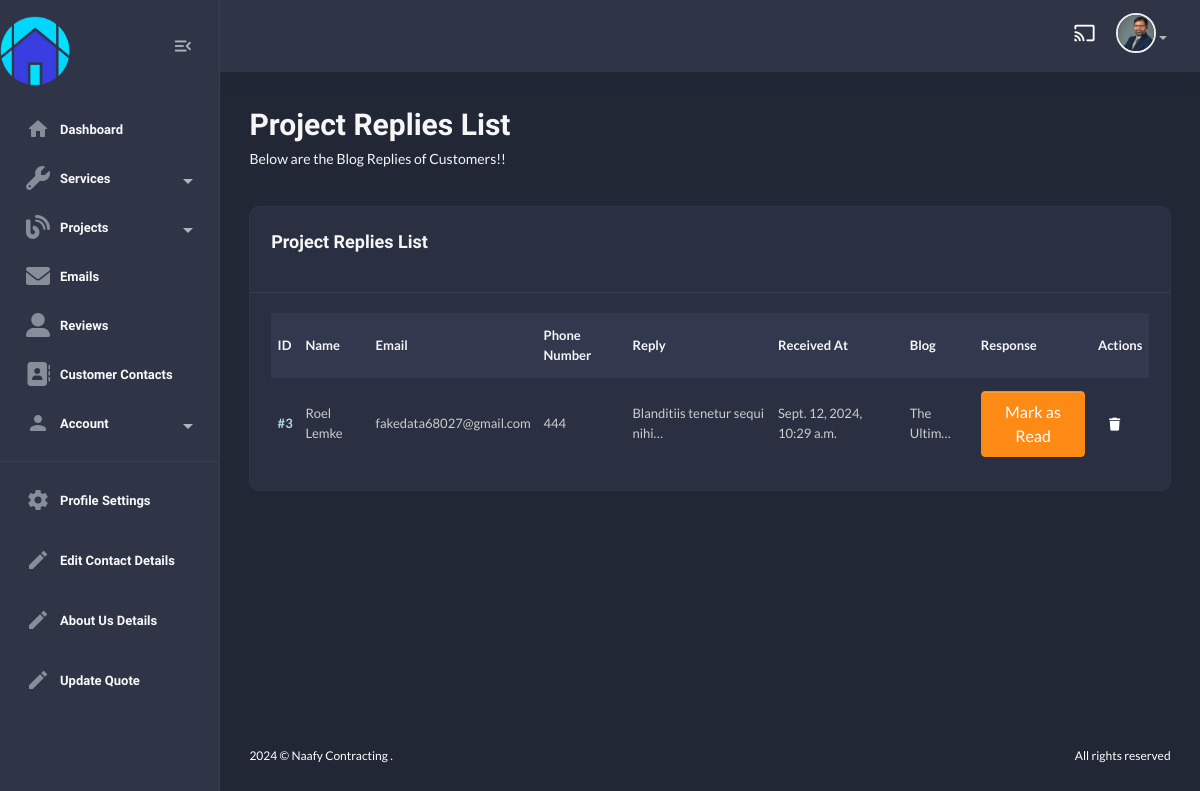
Before: /useradmin/blog-replies/ (signed in) with the older database file.
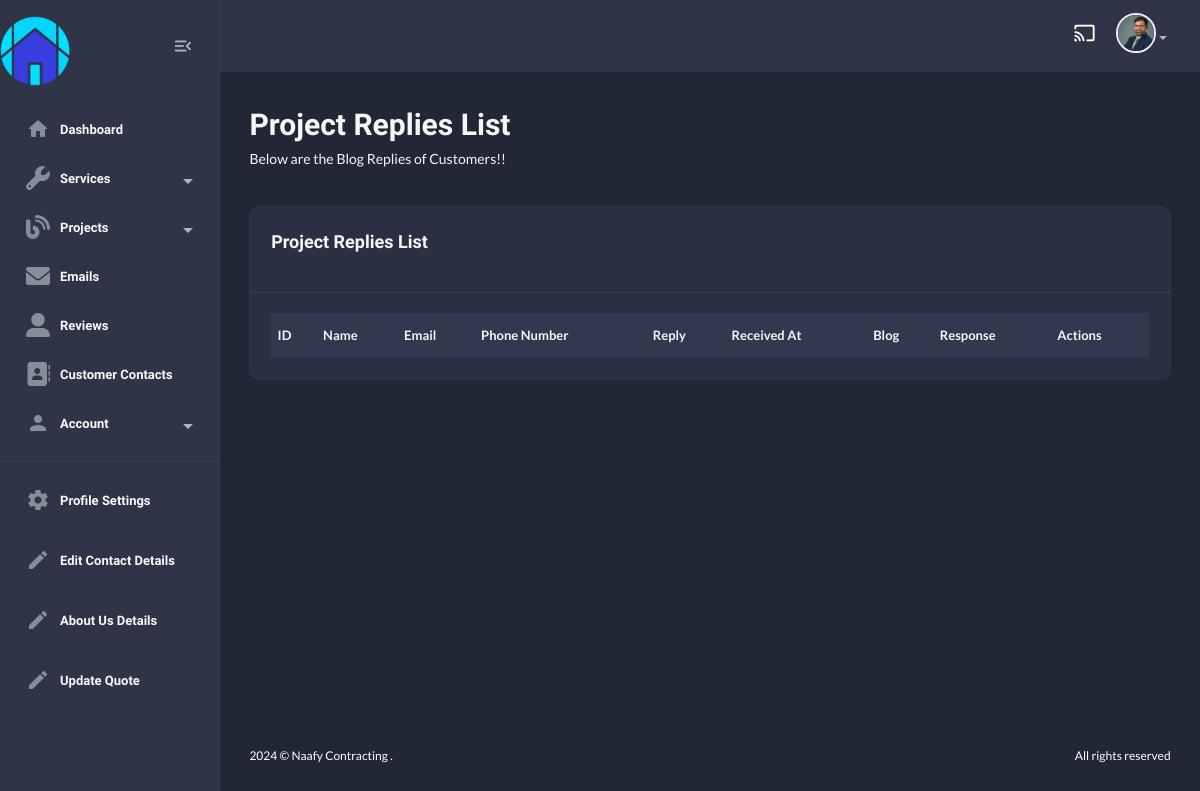
After: the same page with the newer database file.
### blog/models.py (models this page shows, shortened)
class BlogReply(models.Model):
    blog = models.ForeignKey(Blog, on_delete=models.CASCADE)
    name = models.CharField(max_length=100)
    email = models.EmailField(max_length=254)  # Removed unique=True
    phone_no = models.CharField(max_length=15)  # Changed to CharField
    reply = models.TextField()
    sent_at = models.DateTimeField(auto_now_add=True)
    response = models.BooleanField(default=False)

class Blog(models.Model):
    title = models.CharField(max_length=500)
    content = models.TextField()
    image = models.ImageField(upload_to='blog/', blank=True, null=True)
    slug = models.SlugField(unique=True, blank=True)
    quotes = models.CharField(max_length=500, default="You Have the Power To Change the World!")
    created_at = models.DateTimeField(auto_now_add=True)
    updated_at = models.DateTimeField(auto_now=True)
    latest = models.BooleanField(default=False)
    class Meta:
        verbose_name_plural = "Blogs"

### useradmin/views.py (the view)
# urls.py: path("blog-replies/", views.blog_reply_list, name="blog-reply-list"),
@login_required
def blog_reply_list(request):
    replies = BlogReply.objects.all()
    return render(request, "useradmin/blog-reply-list.html", {"replies":replies})

### home/context_processors.py (called while the page is built)
def default(request):
    contact_details = ContactDetails.objects.first()
    return {
        "contact_details" : contact_details,
    }

### templates/useradmin/blog-reply-list.html (shortened to what this page needs)
{% extends "useradmin/base.html" %}
    {% load static %}
        {% block content %}
            <section class="content-main">
                <div class="content-header">
                    <div>
                        <h2 class="content-title card-title">Project Replies List</h2>
                        <p>Below are the Blog Replies of Customers!!</p>
                    </div>
                </div>
                <div class="card mb-4">
                    <header class="card-header">
                        <h4 class="card-title">Project Replies List</h4>
                    </header>
                    <div class="card-body">
                        <div class="table-responsive">
                            <div class="table-responsive">
                                <table class="table align-middle table-nowrap mb-0">
                                    <thead class="table-light">
                                        <tr>
                                            <th class="align-middle" scope="col">ID</th>
                                            <th class="align-middle" scope="col">Name</th>
                                            <th class="align-middle" scope="col">Email</th>
                                            <th class="align-middle" scope="col">Phone Number</th>
                                            <th class="align-middle" scope="col">Reply</th>
                                            <th class="align-middle" scope="col">Received At</th>
                                            <th class="align-middle" scope="col">Blog</th>
                                            <th class="align-middle" scope="col">Response</th>
                                            <th class="align-middle" scope="col">Actions</th>
                                        </tr>
                                    </thead>
                                    <tbody>
                                        {% for r in replies %}
                                            <tr>
                                                <td><a href="{% url "useradmin:reply-detail" r.id %}" class="fw-bold">#{{r.id}}</a></td>
                                                <td>{{r.name}}</td>
                                                <td>{{r.email}}</td>
                                                <td>{{r.phone_no}}</td>
                                                <td>{{r.reply|truncatechars:30}}</td>
                                                <td>{{r.sent_at}}</td>
                                                <td>{{r.blog.title|truncatechars:10}}</td>
                                                <td>
                                                    {% if r.response %}
                                                        <span class="badge bg-success">DONE</span>
                                                    {% else %}
                                                        <form method="POST" action="{% url "useradmin:reply-response" r.id %}">
                                                            <button type="submit" class="btn btn-warning">Mark as Read</button>
                                                        </form>
                                                    {% endif %}
                                                </td>
                                                <td>
                                                    <a href="{% url 'useradmin:delete-reply' r.id %}" class="btn btn-sm d-inline"><i class="fas fa-trash"></i></a>
                                                </td>
                                            </tr>
                                        {% endfor %}
                                    </tbody>
                                </table>
                            </div>
                        </div>
                    </div>
                </div>
            </section>
{% endblock content %}

Changed rows visible on the page:
removed BlogReply: id "3", name "Roel Lemke", email "fakedata68027@gmail.com", phone_no "444", reply "Blanditiis tenetur sequi nihi…", sent_at "Sept. 12, 2024, 10:29 a.m.", blog "The Ultim…", response "Mark as Read"
